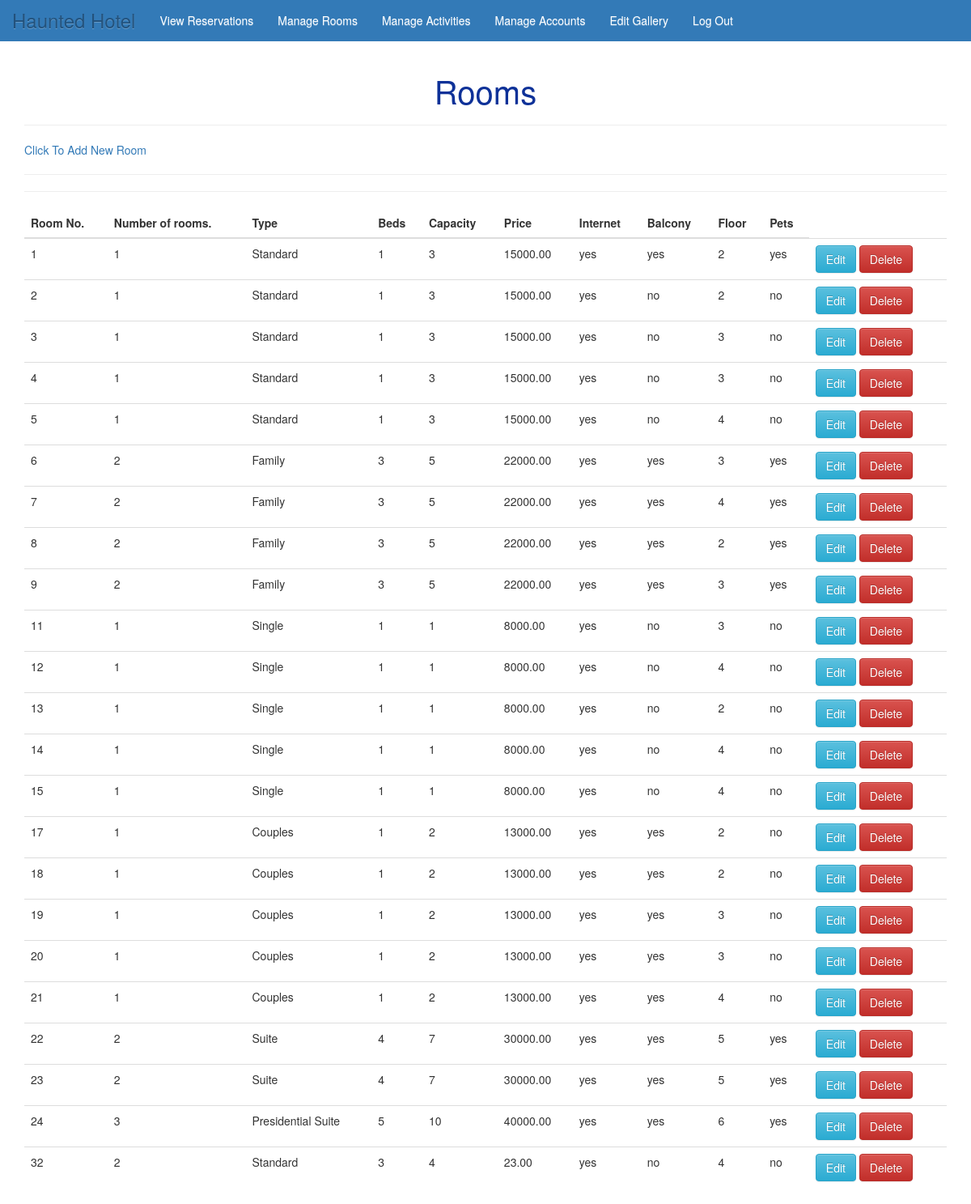
Screenshot of /hotel/view_room.php (signed in) with the database file from the repository.
### tables this page shows
CREATE TABLE `dhoma` (
  `roomID` int(11) NOT NULL,
  `roomNo` int(11) NOT NULL,
  `type` varchar(60) NOT NULL,
  `beds` int(11) NOT NULL,
  `capacity` int(11) NOT NULL,
  `price` decimal(7,2) NOT NULL,
  `internet` enum('yes','no') NOT NULL,
  `balcony` enum('yes','no') NOT NULL,
  `floor` int(11) NOT NULL,
  `pets` enum('yes','no') NOT NULL
);

### hotel/view_room.php (the view, shortened to what this page needs)
<?php
include('includes/hotel_connect.php');
$sql = "SELECT * FROM dhoma";
$result = mysqli_query($dbc, $sql);
?>
    <h1 id='amenities'>Rooms</h1>
    <hr>
    <div class="box">
        <a href="create_room.php" id="addRoom">Click To Add New Room</a>
        <br> <hr>
    </div>
    <hr>
        <table class="table">
            <thead>
                <tr>
                    <th>Room No.</th>
                    <th>Number of rooms.</th>
                    <th>Type</th>
                    <th>Beds</th>
                    <th>Capacity</th>
                    <th>Price</th>
                    <th>Internet</th>
                    <th>Balcony</th>
                    <th>Floor</th>
                    <th>Pets</th>
                </tr>
            </thead>
            <tbody>
                <?php
                    if (mysqli_num_rows($result) > 0) {
                        while ($row = mysqli_fetch_assoc($result)) {
                ?>
                <tr>
                    <td><?php echo $row['roomID']; ?></td>
                    <td><?php echo $row['roomNo']; ?></td>
                    <td><?php echo $row['type']; ?></td>
                    <td><?php echo $row['beds']; ?></td>
                    <td><?php echo $row['capacity']; ?></td>
                    <td><?php echo $row['price']; ?></td>
                    <td><?php echo $row['internet']; ?></td>
                    <td><?php echo $row['balcony']; ?></td>
                    <td><?php echo $row['floor']; ?></td>
                    <td><?php echo $row['pets']; ?></td>
                    <td><a class="btn btn-info" href="update_room.php?id=<?php echo $row['roomID']; ?>">Edit</a>&nbsp;<a class="btn btn-danger" href="delete_room.php?id=<?php echo $row['roomID']; ?>">Delete</a></td>
                </tr>
                <?php
                 }
                    }
                ?>
            </tbody>
        </table>
</body>
</html>

### hotel/hotelStyle.css (style rules this page uses)
* { margin: 0; padding: 0; }
body, html { height: 100%; }
body { padding-top: 70px; position: relative }
.navbar-brand { color: #fff; font-size: x-large; }
li a { text-decoration: none; color: #fff; }
ul { list-style-type: none; }
#amenities { color:#0e3198; text-align:center; font-size: 40px; }
h1 { text-align: center; }

### rows the page displays
dhoma: roomID "1", roomNo "1", type "Standard", beds "1", capacity "3", price "15000.00", internet "yes", balcony "yes", floor "2", pets "yes"
dhoma: roomID "2", roomNo "1", type "Standard", beds "1", capacity "3", price "15000.00", internet "yes", balcony "no", floor "2", pets "no"
dhoma: roomID "3", roomNo "1", type "Standard", beds "1", capacity "3", price "15000.00", internet "yes", balcony "no", floor "3", pets "no"
dhoma: roomID "4", roomNo "1", type "Standard", beds "1", capacity "3", price "15000.00", internet "yes", balcony "no", floor "3", pets "no"
dhoma: roomID "5", roomNo "1", type "Standard", beds "1", capacity "3", price "15000.00", internet "yes", balcony "no", floor "4", pets "no"
dhoma: roomID "6", roomNo "2", type "Family", beds "3", capacity "5", price "22000.00", internet "yes", balcony "yes", floor "3", pets "yes"
dhoma: roomID "7", roomNo "2", type "Family", beds "3", capacity "5", price "22000.00", internet "yes", balcony "yes", floor "4", pets "yes"
dhoma: roomID "8", roomNo "2", type "Family", beds "3", capacity "5", price "22000.00", internet "yes", balcony "yes", floor "2", pets "yes"
dhoma: roomID "9", roomNo "2", type "Family", beds "3", capacity "5", price "22000.00", internet "yes", balcony "yes", floor "3", pets "yes"
dhoma: roomID "11", roomNo "1", type "Single", beds "1", capacity "1", price "8000.00", internet "yes", balcony "no", floor "3", pets "no"
dhoma: roomID "12", roomNo "1", type "Single", beds "1", capacity "1", price "8000.00", internet "yes", balcony "no", floor "4", pets "no"
dhoma: roomID "13", roomNo "1", type "Single", beds "1", capacity "1", price "8000.00", internet "yes", balcony "no", floor "2", pets "no"
dhoma: roomID "14", roomNo "1", type "Single", beds "1", capacity "1", price "8000.00", internet "yes", balcony "no", floor "4", pets "no"
dhoma: roomID "15", roomNo "1", type "Single", beds "1", capacity "1", price "8000.00", internet "yes", balcony "no", floor "4", pets "no"
dhoma: roomID "17", roomNo "1", type "Couples", beds "1", capacity "2", price "13000.00", internet "yes", balcony "yes", floor "2", pets "no"
dhoma: roomID "18", roomNo "1", type "Couples", beds "1", capacity "2", price "13000.00", internet "yes", balcony "yes", floor "2", pets "no"
dhoma: roomID "19", roomNo "1", type "Couples", beds "1", capacity "2", price "13000.00", internet "yes", balcony "yes", floor "3", pets "no"
dhoma: roomID "20", roomNo "1", type "Couples", beds "1", capacity "2", price "13000.00", internet "yes", balcony "yes", floor "3", pets "no"
dhoma: roomID "21", roomNo "1", type "Couples", beds "1", capacity "2", price "13000.00", internet "yes", balcony "yes", floor "4", pets "no"
dhoma: roomID "22", roomNo "2", type "Suite", beds "4", capacity "7", price "30000.00", internet "yes", balcony "yes", floor "5", pets "yes"
dhoma: roomID "23", roomNo "2", type "Suite", beds "4", capacity "7", price "30000.00", internet "yes", balcony "yes", floor "5", pets "yes"
dhoma: roomID "24", roomNo "3", type "Presidential Suite", beds "5", capacity "10", price "40000.00", internet "yes", balcony "yes", floor "6", pets "yes"
dhoma: roomID "32", roomNo "2", type "Standard", beds "3", capacity "4", price "23.00", internet "yes", balcony "no", floor "4", pets "no"
